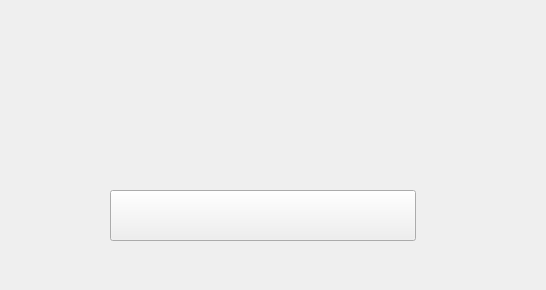
<?xml version="1.0" encoding="UTF-8"?>
<ui version="4.0">
 <class>commonDialog</class>
 <widget class="QDialog" name="commonDialog">
  <property name="geometry">
   <rect>
    <x>0</x>
    <y>0</y>
    <width>546</width>
    <height>290</height>
   </rect>
  </property>
  <property name="sizePolicy">
   <sizepolicy hsizetype="Fixed" vsizetype="Fixed">
    <horstretch>0</horstretch>
    <verstretch>0</verstretch>
   </sizepolicy>
  </property>
  <property name="windowTitle">
   <string>Dialog</string>
  </property>
  <property name="sizeGripEnabled">
   <bool>false</bool>
  </property>
  <property name="modal">
   <bool>true</bool>
  </property>
  <widget class="QLabel" name="label">
   <property name="geometry">
    <rect>
     <x>70</x>
     <y>90</y>
     <width>381</width>
     <height>81</height>
    </rect>
   </property>
   <property name="sizePolicy">
    <sizepolicy hsizetype="Fixed" vsizetype="Fixed">
     <horstretch>0</horstretch>
     <verstretch>0</verstretch>
    </sizepolicy>
   </property>
   <property name="font">
    <font>
     <family>微软雅黑</family>
     <pointsize>18</pointsize>
    </font>
   </property>
   <property name="text">
    <string/>
   </property>
   <property name="alignment">
    <set>Qt::AlignCenter</set>
   </property>
   <property name="wordWrap">
    <bool>true</bool>
   </property>
  </widget>
  <widget class="QPushButton" name="pushButton">
   <property name="geometry">
    <rect>
     <x>110</x>
     <y>190</y>
     <width>306</width>
     <height>51</height>
    </rect>
   </property>
   <property name="sizePolicy">
    <sizepolicy hsizetype="Fixed" vsizetype="Fixed">
     <horstretch>0</horstretch>
     <verstretch>0</verstretch>
    </sizepolicy>
   </property>
   <property name="focusPolicy">
    <enum>Qt::NoFocus</enum>
   </property>
   <property name="styleSheet">
    <string notr="true">border-image: url(:/image/picture/qietu/弹出框按钮.png);</string>
   </property>
   <property name="text">
    <string/>
   </property>
  </widget>
  <widget class="QLabel" name="label_3">
   <property name="geometry">
    <rect>
     <x>170</x>
     <y>20</y>
     <width>173</width>
     <height>36</height>
    </rect>
   </property>
   <property name="styleSheet">
    <string notr="true">border-image: url(:/image/picture/qietu/05.png);</string>
   </property>
   <property name="text">
    <string/>
   </property>
  </widget>
 </widget>
 <resources/>
 <connections/>
</ui>
